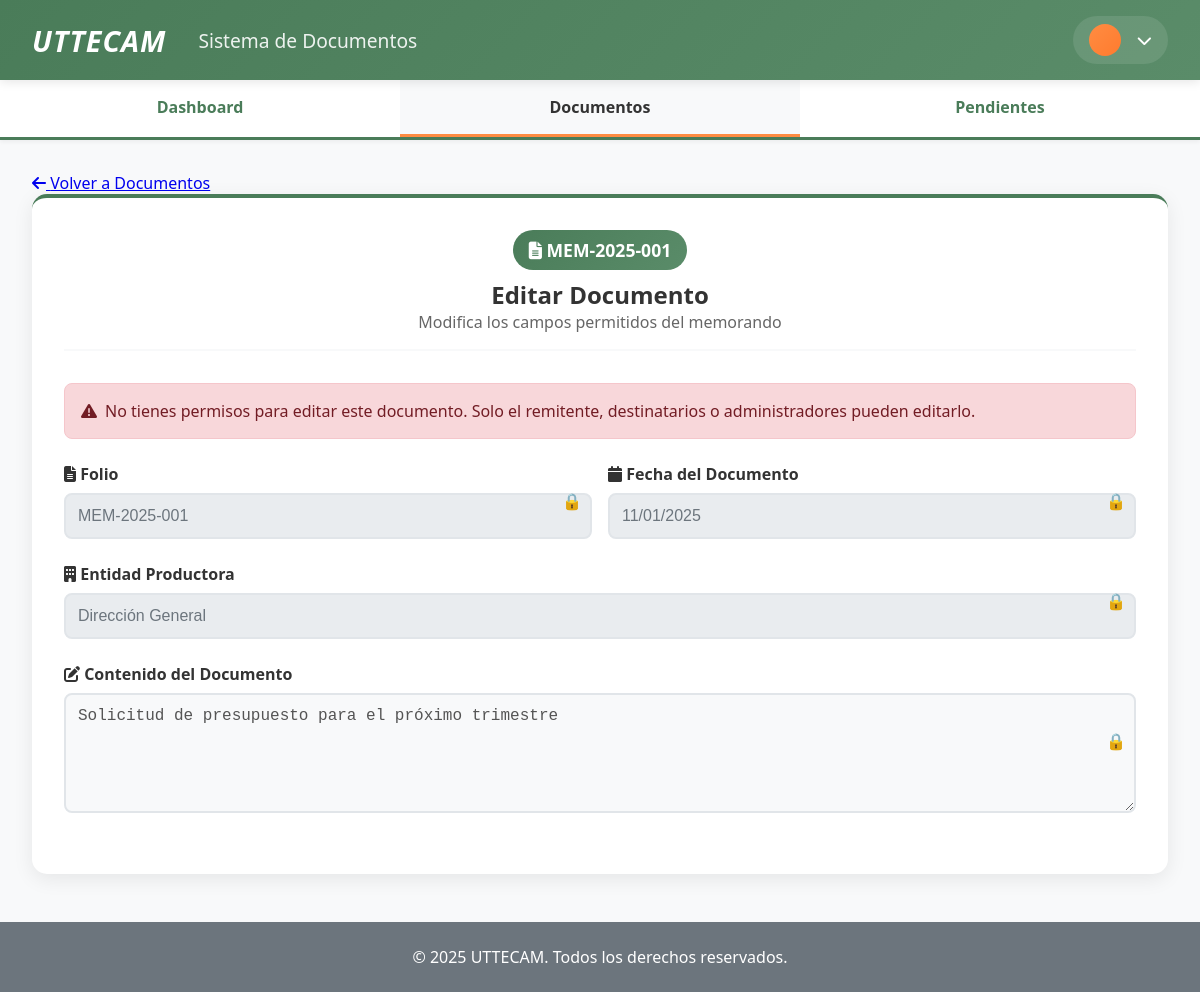
Page /public/editar-documento/1 (signed in) on the committed database.
### tables this page shows
CREATE TABLE `memorandos` (
  `id` bigint NOT NULL AUTO_INCREMENT,
  `folio` varchar(50) NOT NULL,
  `fecha_recepcion` timestamp NULL DEFAULT CURRENT_TIMESTAMP,
  `entidad_productora` varchar(255) DEFAULT NULL,
  `remitente_id` bigint NOT NULL,
  `fecha_documento` date DEFAULT NULL,
  `contenido` text NOT NULL,
  `destinatario_id` bigint DEFAULT NULL,
  `urgencia` enum('urgente','ordinario') DEFAULT 'ordinario',
  `documento_blob` longblob,
  `area_destino_id` bigint DEFAULT NULL,
  `fecha_recepcion_destino` timestamp NULL DEFAULT NULL,
  `fecha_requerida_respuesta` date DEFAULT NULL,
  `estatus_atencion` enum('pendiente','proceso','atendido') DEFAULT 'pendiente',
  `fecha_limite` date DEFAULT NULL,
  `fecha_creacion` timestamp NULL DEFAULT CURRENT_TIMESTAMP,
  `fecha_resolucion_final` date DEFAULT NULL,
  `area_id` bigint NOT NULL,
  PRIMARY KEY (`id`),
  UNIQUE KEY `folio` (`folio`),
  KEY `remitente_id` (`remitente_id`),
  KEY `destinatario_id` (`destinatario_id`),
  KEY `area_id` (`area_id`),
  KEY `area_destino_id` (`area_destino_id`)
);

### server/controllers/DocumentController.php (called while the page is built, shortened)
<?php
require_once __DIR__ . '/../db.php';
class DocumentController {
    public function puedeEditarEstatus($memorando_id, $usuario_id) {
        global $pdo;
        try {
            $stmt = $pdo->prepare("
                SELECT COUNT(*) as count
                FROM documento_destinatarios
                WHERE memorando_id = ? AND destinatario_id = ?
            ");
            $stmt->execute([$memorando_id, $usuario_id]);
            $result = $stmt->fetch(PDO::FETCH_ASSOC);
            return $result['count'] > 0;
        } catch (Exception $e) {
            error_log("Error al verificar permisos: " . $e->getMessage());
            return false;
        }
    }
    public function obtenerDocumentoPorId($id) {
        global $pdo;
        try {
            $stmt = $pdo->prepare("
                SELECT m.*, u1.nombre as remitente_nombre, a1.nombre as area_nombre, a2.nombre as area_destino_nombre
                FROM memorandos m
                LEFT JOIN usuarios u1 ON m.remitente_id = u1.id
                LEFT JOIN areas a1 ON m.area_id = a1.id
                LEFT JOIN areas a2 ON m.area_destino_id = a2.id
                WHERE m.id = ?
            ");
            $stmt->execute([$id]);
            return $stmt->fetch(PDO::FETCH_ASSOC);
        } catch (Exception $e) {
            error_log("Error al obtener documento: " . $e->getMessage());
            return null;
        }
    }
}
?>

### server/middleware/AuthMiddleware.php (called while the page is built, shortened)
<?php
class AuthMiddleware {
    public static function getUser() {
        return $_SESSION['usuario'] ?? null;
    }
}
?>

### server/views/editar-documento.php (the view, shortened to what this page needs)
<?php
require_once __DIR__ . '/../middleware/AuthMiddleware.php';
require_once __DIR__ . '/../controllers/DocumentController.php';
$documento_id = $_GET['id'] ?? 0;
$documentController = new DocumentController();
$documento = $documentController->obtenerDocumentoPorId($documento_id);
$usuario = AuthMiddleware::getUser();
$areas = $documentController->obtenerAreas();
$destinatarios = $documentController->obtenerDestinatariosDocumento($documento_id);
$puedeEditarEstatus = $documentController->puedeEditarEstatus($documento_id, $usuario['id']);
$esRemitente = $documento['remitente_id'] == $usuario['id'];
$esAdmin = $usuario['rol'] === 'admin';
?>
<!DOCTYPE html>
<html lang="es">
<head>
    <link rel="stylesheet" href="./../../server/assets/styles.css">
    <link rel="stylesheet" href="https://cdnjs.cloudflare.com/ajax/libs/font-awesome/6.4.0/css/all.min.css">
</head>
<body>
    <?php include __DIR__ . '/../components/header.php'; ?>
    <?php $current_page = 'documentos'; include __DIR__ . '/../components/navigation.php'; ?>
    <div class="container">
        <a href="<?php echo $base_url; ?>/documentos" class="back-btn">
            <i class="fas fa-arrow-left"></i> Volver a Documentos
        </a>
        <div class="card">
            <div class="form-header">
                <div class="folio-highlight">
                    <i class="fas fa-file-alt"></i> <?php echo htmlspecialchars($documento['folio']); ?>
                </div>
                <h2 style="color: #333;">Editar Documento</h2>
                <p style="color: #666;">Modifica los campos permitidos del memorando</p>
            </div>
            <?php if (!$esRemitente && !$esAdmin && !$puedeEditarEstatus): ?>
                <div class="permission-notice error">
                    <i class="fas fa-exclamation-triangle"></i>
                    <span>No tienes permisos para editar este documento. Solo el remitente, destinatarios o administradores pueden editarlo.</span>
                </div>
            <?php endif; ?>
            <form action="<?php echo $base_url; ?>/actualizar-documento" method="POST">
                <?php if ($esRemitente || $esAdmin): ?>
                    <div class="form-row">
                        <div class="form-group">
                            <label for="folio"><i class="fas fa-file-alt"></i> Folio *</label>
                            <input type="text" id="folio" name="folio" class="form-input" required
                                   value="<?php echo htmlspecialchars($documento['folio']); ?>">
                        </div>
                        <div class="form-group">
                            <label for="fecha_documento"><i class="fas fa-calendar"></i> Fecha del Documento</label>
                            <input type="date" id="fecha_documento" name="fecha_documento" class="form-input"
                                   value="<?php echo $documento['fecha_documento']; ?>">
                        </div>
                    </div>
                    <div class="form-group">
                        <label for="entidad_productora"><i class="fas fa-building"></i> Entidad Productora</label>
                        <input type="text" id="entidad_productora" name="entidad_productora" class="form-input"
                               placeholder="Ej: Dirección General" value="<?php echo htmlspecialchars($documento['entidad_productora']); ?>">
                    </div>
                    <div class="form-group">
                        <label><i class="fas fa-users"></i> Destinatarios (No editable)</label>
                        <div class="destinatarios-readonly">
                            <?php foreach ($destinatarios as $dest): ?>
                                <span class="destinatario-tag">
                                    <div class="destinatario-avatar">
                                        <?php echo strtoupper(substr($dest['nombre'], 0, 1)); ?>
                                    </div>
                                    <?php echo htmlspecialchars($dest['nombre']); ?>
                                </span>
                            <?php endforeach; ?>
                        </div>
                        <small style="color: #666; font-size: 0.9rem;">
                            <i class="fas fa-info-circle"></i> Los destinatarios no pueden modificarse después de crear el documento
                        </small>
                    </div>
                    <div class="form-row">
                        <div class="form-group">
                            <label for="area_destino_id"><i class="fas fa-arrow-right"></i> Área Destino</label>
                            <select id="area_destino_id" name="area_destino_id" class="form-select">
                                <option value="">Seleccionar área destino</option>
                                <?php foreach ($areas as $area): ?>
                                    <option value="<?php echo $area['id']; ?>"
                                            <?php echo $area['id'] == $documento['area_destino_id'] ? 'selected' : ''; ?>>
                                        <?php echo htmlspecialchars($area['nombre']); ?>
                                    </option>
                                <?php endforeach; ?>
                            </select>
                        </div>
                        <div class="form-group">
                            <label for="urgencia"><i class="fas fa-flag"></i> Urgencia *</label>
                            <select id="urgencia" name="urgencia" class="form-select" required>
                                <option value="ordinario" <?php echo $documento['urgencia'] === 'ordinario' ? 'selected' : ''; ?>>Ordinario</option>
                                <option value="urgente" <?php echo $documento['urgencia'] === 'urgente' ? 'selected' : ''; ?>>Urgente</option>
                            </select>
                        </div>
                    </div>
                    <div class="form-group">
                        <label for="contenido"><i class="fas fa-edit"></i> Contenido del Documento *</label>
                        <textarea id="contenido" name="contenido" class="form-textarea" required
                                  placeholder="Escriba el contenido del memorando..."><?php echo htmlspecialchars($documento['contenido']); ?></textarea>
                    </div>
                    <div class="form-row">
                        <div class="form-group">
                            <label for="fecha_requerida_respuesta"><i class="fas fa-clock"></i> Fecha Requerida de Respuesta</label>
                            <input type="date" id="fecha_requerida_respuesta" name="fecha_requerida_respuesta" class="form-input"
                                   value="<?php echo $documento['fecha_requerida_respuesta']; ?>">
                        </div>
                        <div class="form-group">
                            <label for="fecha_limite"><i class="fas fa-exclamation-circle"></i> Fecha Límite</label>
                            <input type="date" id="fecha_limite" name="fecha_limite" class="form-input"
                                   value="<?php echo $documento['fecha_limite']; ?>">
                        </div>
                    </div>
                    <button type="submit" class="btn-submit">
                        <i class="fas fa-save"></i> Actualizar Documento
                    </button>
                <?php else: ?>
                    <div class="form-row">
                        <div class="form-group disabled-field">
                            <label><i class="fas fa-file-alt"></i> Folio</label>
                            <input type="text" class="form-input" disabled value="<?php echo htmlspecialchars($documento['folio']); ?>">
                        </div>
                        <div class="form-group disabled-field">
                            <label><i class="fas fa-calendar"></i> Fecha del Documento</label>
                            <input type="text" class="form-input" disabled value="<?php echo $documento['fecha_documento'] ? date('d/m/Y', strtotime($documento['fecha_documento'])) : 'N/A'; ?>">
                        </div>
                    </div>
                    <div class="form-group disabled-field">
                        <label><i class="fas fa-building"></i> Entidad Productora</label>
                        <input type="text" class="form-input" disabled value="<?php echo htmlspecialchars($documento['entidad_productora']); ?>">
                    </div>
                    <div class="form-group disabled-field">
                        <label><i class="fas fa-edit"></i> Contenido del Documento</label>
                        <textarea class="form-textarea" disabled><?php echo htmlspecialchars($documento['contenido']); ?></textarea>
                    </div>
                <?php endif; ?>
            </form>
        </div>
    </div>
    <div class="footer">
        © 2025 UTTECAM. Todos los derechos reservados.
    </div>
</body>
</html>

### server/assets/styles.css (style rules this page uses)
* { margin: 0; padding: 0; box-sizing: border-box; }
body { font-family: "Segoe UI", Tahoma, Geneva, Verdana, sans-serif; background: #f8f9fa; min-height: 100vh; }
.container { max-width: 1200px; margin: 2rem auto; padding: 0 2rem; animation: fadeInUp 0.7s ease-out; }
.card { background: white; padding: 2rem; border-radius: 15px; box-shadow: 0 5px 20px rgba(0, 0, 0, 0.08); border-top: 4px solid #4a7c59; }
.form-group { margin-bottom: 1.5rem; animation: fadeIn 0.8s ease-out; }
.form-group label { display: block; margin-bottom: 0.5rem; color: #333; font-weight: 600; }
.form-input, .form-select, .form-textarea { width: 100%; padding: 0.75rem; border: 2px solid #e1e5e9; border-radius: 8px; font-size: 1rem; transition: all 0.3s ease; background: #f8f9fa; }
.form-textarea { min-height: 120px; resize: vertical; }
.form-row { display: grid; grid-template-columns: 1fr 1fr; gap: 1rem; }
.footer { background: #6c757d; color: white; text-align: center; padding: 1.5rem; margin-top: 3rem; }

### server/views/editar-documento.php (style rules this page uses)
.form-header { text-align: center; margin-bottom: 2rem; padding-bottom: 1rem; border-bottom: 2px solid #f8f9fa; }
.folio-highlight { background: linear-gradient(135deg, #4a7c59 0%, #5a8c69 100%); color: white; padding: 0.5rem 1rem; border-radius: 20px; font-weight: bold; font-size: 1.1rem; display: inline-block; margin-bottom: 0.5rem; }
.permission-notice { background: #fff3cd; border: 1px solid #ffeaa7; color: #856404; padding: 1rem; border-radius: 8px; margin-bottom: 1.5rem; display: flex; align-items: center; gap: 0.5rem; }
.permission-notice.error { background: #f8d7da; border-color: #f5c6cb; color: #721c24; }
.form-input:disabled, .form-select:disabled { background: #e9ecef; color: #6c757d; cursor: not-allowed; }
.disabled-field { position: relative; }
.disabled-field::after { content: "🔒"; position: absolute; right: 10px; top: 50%; transform: translateY(-50%); color: #6c757d; }

### rows in the picture
memorandos: folio "MEM-2025-001", fecha_documento "11/01/2025", entidad_productora "Dirección General", contenido "Solicitud de presupuesto para el próximo trimestre"

### other values in the picture
$page_title "Sistema de Documentos"
